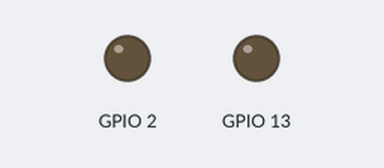
The sketch below on a simulated ESP32. Shown: output pins drawn as LEDs (lit = HIGH). WiFi joins after 1.5 s; servers stay silent unless stated; the Firebase database answers and starts empty; what the sketch prints to the serial monitor is not drawn.

Above: at 0.4 s.
At 1.3 s:
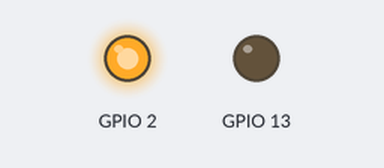
At 1.7 s:
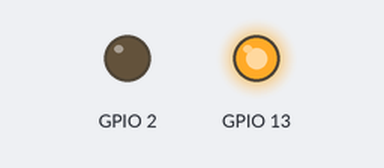
Timing chart, 0 to 3.2 s (numbered marks = the images above):
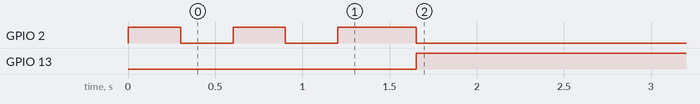

The sketch:

GISMO7_Firebase_Read.ino
```cpp
#include <Wire.h>


#include "FirebaseESP32.h"
#define FIREBASE_HOST "xxxxxxxxxxxxxxxxxxxxxxxxxxx" //Do not include https:// in FIREBASE_HOST
#define FIREBASE_AUTH "xxxxxxxxxxxxxxxxxxx"
#define WIFI_SSID "xxxxxxxxxx"
#define WIFI_PASSWORD "xxxxxxxxxxxxxxxx"
//Define Firebase Data object
FirebaseData firebaseData;

int delayTime = 2000;

void setup() {
  // put your setup code here, to run once:
  pinMode(2,OUTPUT);
  pinMode(13,OUTPUT);
  Serial.begin(115200);


 //Connecting to Wi-Fi network
  WiFi.begin(WIFI_SSID, WIFI_PASSWORD);
  Serial.print("Connecting to Wi-Fi");
  while (WiFi.status() != WL_CONNECTED)
  {
    digitalWrite(2,!digitalRead(2));
    Serial.print(".");
    delay(300);
  }
  Serial.println();
  Serial.print("Connected with IP: ");
  Serial.println(WiFi.localIP());
  Serial.println();
  Firebase.begin(FIREBASE_HOST, FIREBASE_AUTH);
  Firebase.reconnectWiFi(true);


}

void loop() {
  // put your main code here, to run repeatedly:

String lightCmdFull;
String lightCmd;
int finalCmd;


Firebase.getString(firebaseData,"IOTLAB/My_App/Motor_Cmd",lightCmdFull);
Serial.println(lightCmdFull);
lightCmd = lightCmdFull.substring(2,lightCmdFull.length()-2);
Serial.println(lightCmd);
finalCmd = lightCmd.toInt();

if(lightCmd == "1")
{
  digitalWrite(2,HIGH);
  digitalWrite(13,LOW);
  Serial.println("Light ON");

}
else
{
   digitalWrite(2,LOW);
   digitalWrite(13,HIGH);
  Serial.println("Light OFF");

}


delay(delayTime);
}
```

Measured:
- by itself, GPIO 2: goes LOW 0.30 s, HIGH 0.30 s, LOW 0.30 s, HIGH 0.45 s, then LOW
- by itself, GPIO 13: LOW → HIGH at 1.7 s
